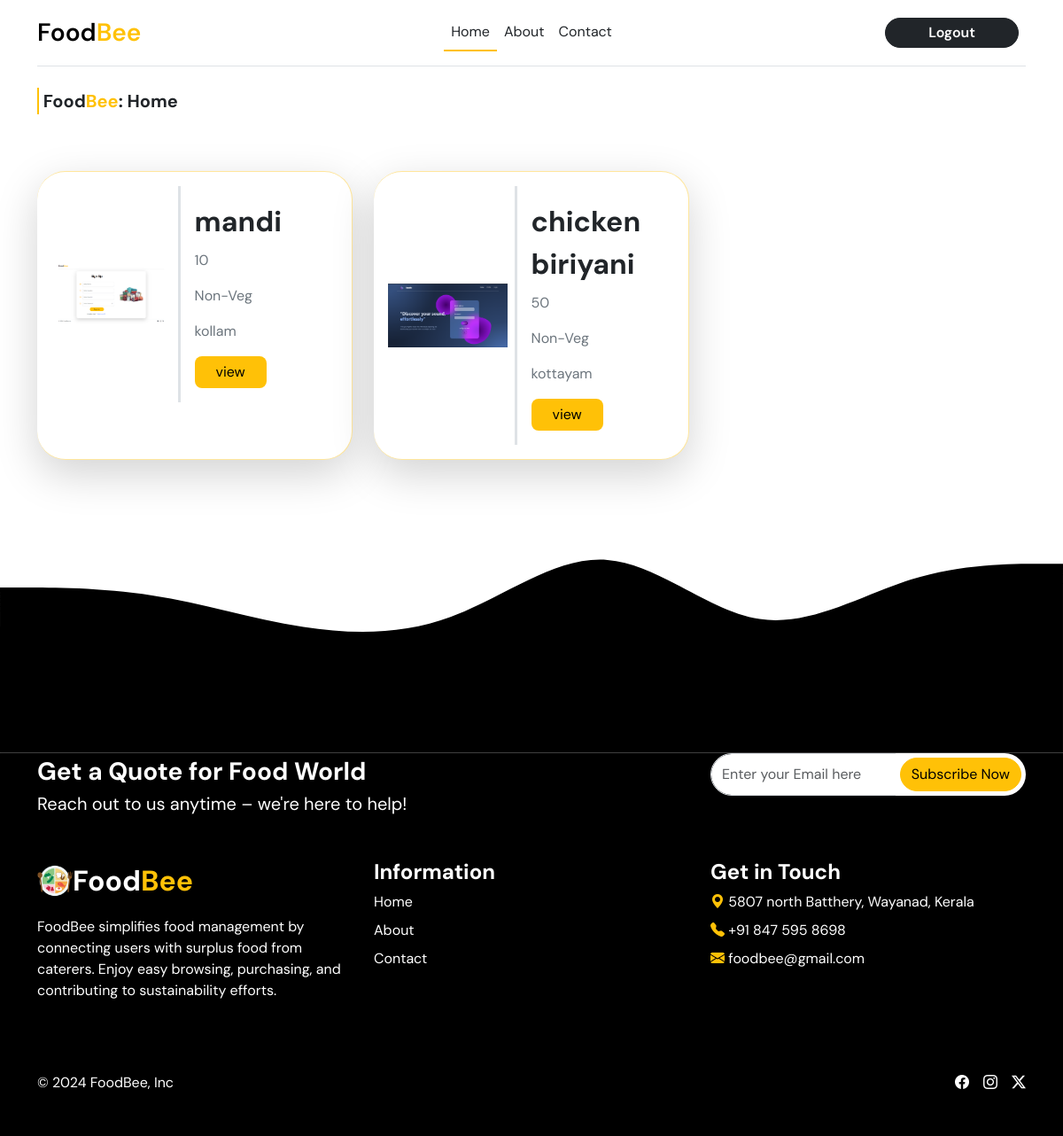
Screenshot of /User/pages/home.php with the database file from the repository.
### tables this page shows
CREATE TABLE `food` (
  `food_id` int(11) NOT NULL,
  `food_name` varchar(20) NOT NULL,
  `food_quantity` varchar(20) NOT NULL,
  `food_type` varchar(20) NOT NULL,
  `food_img` varchar(100) NOT NULL,
  `food_date` date NOT NULL DEFAULT current_timestamp(),
  `food_location` varchar(20) NOT NULL,
  `catering_id` int(11) NOT NULL
);

### User/pages/home.php (the view, shortened to what this page needs)
<?php
 include './connect.php';
?>
<!DOCTYPE html>
<html lang="en">
<head>
  <link rel="stylesheet" href="User/static/home.css">
  <link rel="stylesheet" href="https://cdn.jsdelivr.net/npm/bootstrap-icons@1.11.3/font/bootstrap-icons.min.css">
  <link href="https://cdn.jsdelivr.net/npm/bootstrap@5.3.3/dist/css/bootstrap.min.css" rel="stylesheet">
</head>
<body>
  <div class="container">
    <header class="d-flex flex-wrap align-items-center justify-content-center justify-content-md-between py-3 mb-4 border-bottom">
      <div class="col-md-3 mb-2 mb-md-0">
        <a href="../../index.html" class="d-inline-flex link-body-emphasis text-decoration-none fw-bold">
          <div class="fs-3 fw-semibold">Food<span class="text-warning">Bee</span></div>
        </a>
      </div>
      <ul class="nav col-12 col-md-auto mb-2 justify-content-center mb-md-0">
        <li><a href="#" class="nav-link px-2 text-dark border-bottom border-warning border-2">Home</a></li>
        <li><a href="#" class="nav-link px-2 text-dark">About</a></li>
        <li><a href="#" class="nav-link px-2 text-dark">Contact</a></li>
      </ul>
      <div class="col-md-3 text-end">
        <a href="./login.php" type="button" class="btn btn-dark rounded-pill px-5 py-1 me-2 fw-semibold">Logout</a>
      </div>
    </header>
  </div>
  <div class="container">
    <div class="row">
      <div class="col-lg col-md col-sm col">
        <div class="fs-5 fw-bold border-start border-2 border-warning"> &nbsp;Food<span class="text-warning">Bee</span>:
          Home</div>
      </div>
    </div>
    <div class="row my-5">
<?php
$sql=mysqli_query($conn,"SELECT * FROM food ORDER BY food_id ");
while($row=mysqli_fetch_assoc($sql))
{
    $food_id = $row['food_id'];
    $food_name=$row['food_name'];
    $food_qua=$row['food_quantity'];
    $food_type=$row['food_type'];
    $food_img=$row['food_img'];
    $food_location=$row['food_location'];
    $modalId = "modal" . $food_id;
?>
              <div class="col-lg-4 col-md-4 col-sm-6 col-12 my-3">
                <div class="card text-decoration-none h-100 rounded-5 p-3 border-warning-subtle border-start-0 shadow-lg">
                  <div class="row g-0">
                    <div class="col-md-5">
                    <img src="../../Catering/static/food/<?php echo $food_img; ?>" class="card-img-top rounded-top-4 mx-auto" alt="..." style="object-fit: contain; width: 100%; height: 100%;">
                    </div>
                    <div class="col-md-7">
                      <div class="card-body border-start border-3 mx-2">
                        <div class="card-title fs-2 fw-bold"><?php echo $food_name; ?></div>
                        <p class="card-text text-secondary"><?php echo $food_qua; ?></p>
                        <p class="card-text text-secondary"><?php echo $food_type; ?></p>
                        <p class="card-text text-secondary"><?php echo $food_location; ?></p>
                        <button class="btn btn-warning rounded-3 px-4 border-0" data-bs-toggle="modal" data-bs-target="#<?php echo $modalId; ?>">view</button>
                      </div>
                    </div>
                  </div>
                </div>
              </div>
<?php
}
?>
    </div>
  </div>
  <div class="container-fluid">
    <div class="row">
      <div class="col-lg col-md col-sm col p-0">
      </div>
    </div>
    <div class="row">
      <div class="container">
        <div class="row">
          <div class="col-lg col-md col-sm col" style="background-color: #000;">
            <div class="container">
              <div class="row">
                <div class="col-md-8">
                  <div class="fs-3 fw-bold text-white">Get a Quote for Food World</div>
                  <div class="fs-5 text-white">Reach out to us anytime – we're here to help!</div>
                </div>
                <div class="col-md-4">
                  <div class="input-group">
                    <input type="password" class="form-control rounded-start-pill" placeholder="Enter your Email here" />
                    <button class="btn rounded-end-pill p-1" style="background-color: white;"><span class="btn btn-warning rounded-pill">Subscribe Now</span></button>
                  </div>
                </div>
              </div>
            </div>
          </div>
        </div>
      </div>
    </div>
  </div>
  <div class="container-fluid" style="background-color: #000;">
    <div class="row">
      <div class="col-lg col-md col-sm col">
        <div class="container">
          <footer class="row row-cols-1 row-cols-sm-2 row-cols-md-5 pt-5">
            <div class="col-lg col-md col-sm col mb-3">
              <a href="/" class="d-flex align-items-center mb-3 link-body-emphasis fs-2 fw-bold text-white text-decoration-none">
                <img src="../static/icon.png" alt="" width="40">Food<span class="text-warning">Bee</span>
              </a>
              <p class="text-white">FoodBee simplifies food management by connecting users with surplus food from caterers.
                Enjoy easy browsing, purchasing, and contributing to sustainability efforts.</p>
            </div>
            <div class="col-lg col-md col-sm col mb-3">
              <h5 class=" text-white fw-bold fs-4">Information</h5>
              <ul class="nav flex-column">
                <li class="nav-item mb-2"><a href="#" class="nav-link p-0 text-white">Home</a></li>
                <li class="nav-item mb-2"><a href="#" class="nav-link p-0 text-white">About</a></li>
                <li class="nav-item mb-2"><a href="#" class="nav-link p-0 text-white">Contact</a></li>
              </ul>
            </div>
            <div class="col-lg col-md col-sm col mb-3">
              <h5 class="text-white fw-bold fs-4">Get in Touch</h5>
              <ul class="nav flex-column">
                <li class="nav-item mb-2"><a href="#" class="nav-link p-0 text-white"><i
                      class="bi bi-geo-alt-fill text-warning"></i> 5807 north Batthery, Wayanad, Kerala</a></li>
                <li class="nav-item mb-2"><a href="#" class="nav-link p-0 text-white"><i
                      class="bi bi-telephone-fill text-warning"></i> +91 847 595 8698</a></li>
                <li class="nav-item mb-2"><a href="#" class="nav-link p-0 text-white"><i
                      class="bi bi-envelope-fill text-warning"></i> foodbee@gmail.com</a></li>
              </ul>
            </div>
          </footer>
        </div>
      </div>
    </div>
  </div>
  <div class="container-fluid" style="background-color: black;">
    <div class="row">
      <div class="col-lg col-md col-sm col">
        <div class="container">
          <footer class="d-flex flex-wrap justify-content-between align-items-center py-5">
            <div class="col-md-4 d-flex align-items-center">
              <span class="mb-3 mb-md-0 text-white">&copy; 2024 FoodBee, Inc</span>
            </div>
            <ul class="nav col-md-4 justify-content-end list-unstyled d-flex">
              <li class="ms-3"><a class=" text-white" href="#"><i class="bi bi-facebook" width="24" height="24"></i></a></li>
              <li class="ms-3"><a class=" text-white" href="#"><i class="bi bi-instagram" width="24" height="24"></i></a></li>
              <li class="ms-3"><a class=" text-white" href="#"><i class="bi bi-twitter-x" width="24" height="24"></i></a></li>
            </ul>
          </footer>
        </div>
      </div>
    </div>
  </div>
</body>
</html>

### User/pages/home.php (style rules this page uses)
body { font-family: "DM Sans"; }
.nav-link { position: relative; text-decoration: none; }
.nav-link::after { content: ''; position: absolute; left: 0; bottom: -2px; width: 100%; height: 2px; background-color: transparent; transition: background-color 0.3s ease; }

### rows the page displays
food: food_img (picture), food_name "mandi", food_quantity "10", food_type "Non-Veg", food_location "kollam"
food: food_img (picture), food_name "chicken biriyani", food_quantity "50", food_type "Non-Veg", food_location "kottayam"
